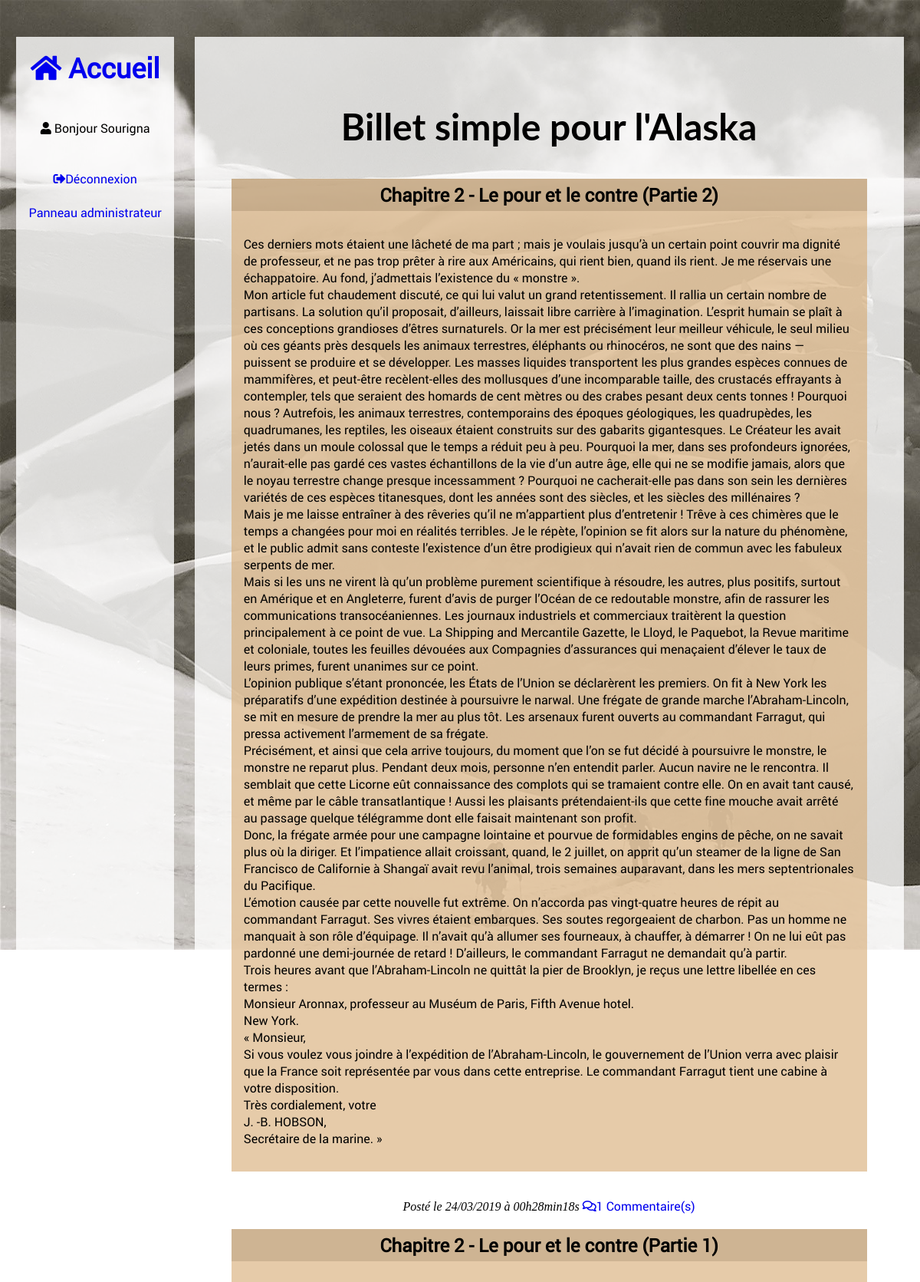
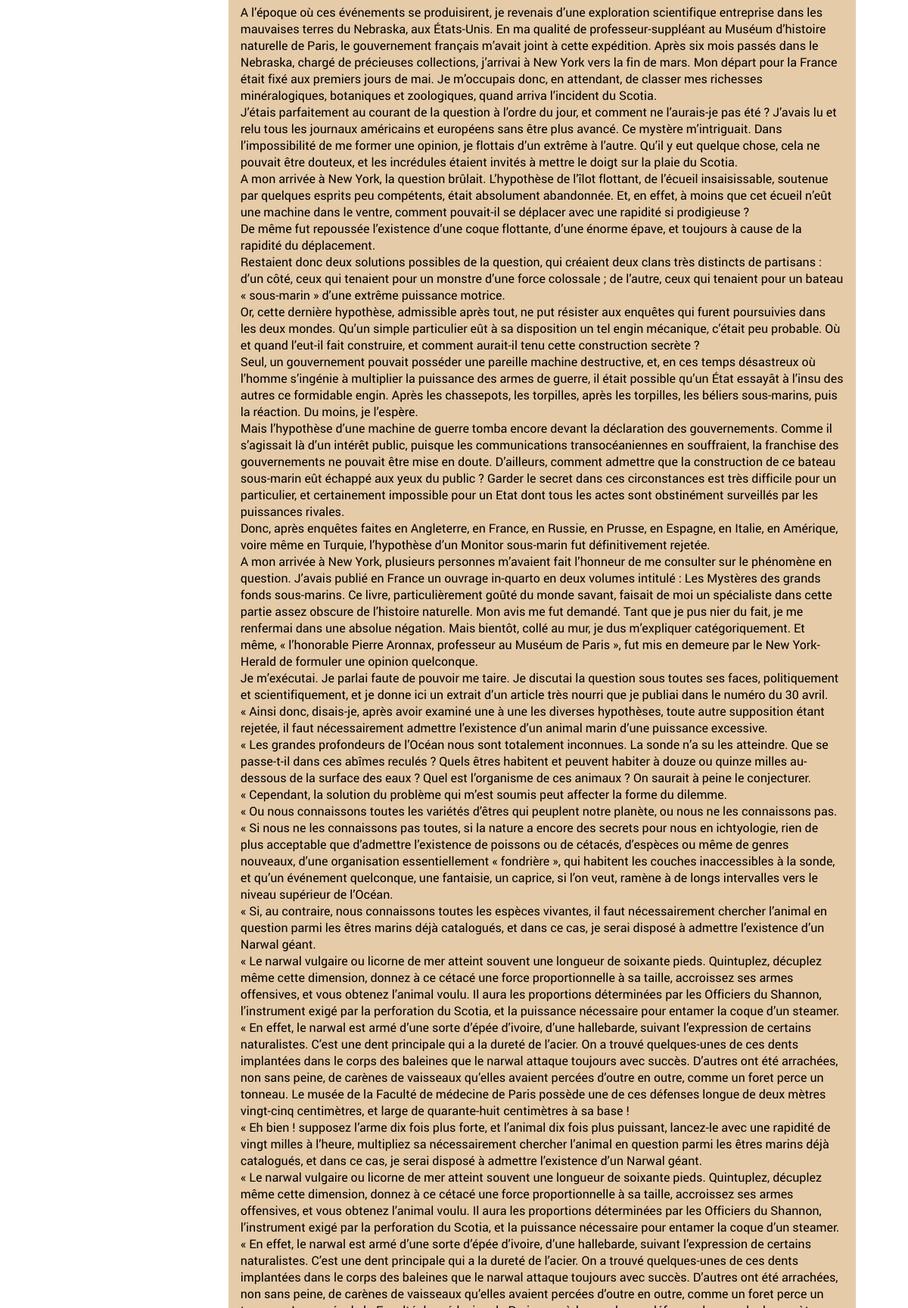
Page /index.php (signed in, upper part) on the committed database (2 pictures, top to bottom).
### tables this page shows
CREATE TABLE IF NOT EXISTS `billets` (
  `id` int(11) NOT NULL AUTO_INCREMENT,
  `title` varchar(255) NOT NULL,
  `content` text NOT NULL,
  `entry_date` datetime NOT NULL,
  PRIMARY KEY (`id`)
);

### controller/controller.php (called while the page is built, shortened)
<?php
require_once('model/PostManager.php');
function showPosts(){
	$postManager = new PostManager();
	$posts = $postManager->callPosts();
	require('view/showPostsView.php');
}

### model/PostManager.php (called while the page is built, shortened)
<?php
class PostManager extends Manager{
	function callPosts(){
	$bdd = $this->databaseConnect();
	$req = $bdd->query('SELECT billets.id,billets.title,billets.content,DATE_FORMAT(billets.entry_date, \'%d/%m/%Y à %Hh%imin%ss\') AS date_creation, COUNT(commentaires.id_billet) nombreComm
		FROM commentaires
		RIGHT JOIN billets on commentaires.id_billet=billets.id
		GROUP BY billets.id
		ORDER BY billets.id DESC');
	return $req;
	}
}

### view/showPostsView.php (the view, shortened to what this page needs)
<h1>Billet simple pour l'Alaska</h1>
<?php
while ($data = $posts->fetch()){
?>
	<div class='bloctxt'>
		<h2>
			<?= htmlspecialchars($data['title']) ?>
		</h2>
		<div class='blogEntry'>
			<?= ($data['content']) ?>
		</div>
	</div>
	<br/>
	<div class='entryDate'>
		<span class='datePost'><?= 'Posté le ' . $data['date_creation']?> </span>
		<a href='index.php?action=post&amp;id=<?= $data['id']?>'><i class="far fa-comments"></i><?= $data['nombreComm'] . ' Commentaire(s)' ?></a>
	</div>
<?php
}
?>
<?php require('template.php'); ?>

### public/css/style.css (style rules this page uses)
body { background-image:url("../images/background.jpg"); background-repeat:no-repeat; background-attachment: fixed; text-align:center; display:flex; justify-content: space-around; margin-top:3em; }
a,h2,p,label,#comment,input,#loginSection { font-family: 'robotoregular',serif; }
h1 { font-family: 'lato' ,serif; }
a { text-decoration: none; }
h2 { padding:5px; background-color:rgba(174,131,76,0.6); }
h1 { font-size:3em; }
.datePost,.info, .warning { font-style:italic; }
.blogEntry { background-color:rgba(213,169,113,0.6); }
.blogEntry p { margin-top:-20px; padding:2em 1em 2em 1em; text-align:left; }

### rows in the picture
billets: title "Chapitre 2 - Le pour et le contre (Partie 2)", content "Ces derniers mots étaient une lâcheté de ma part ; mais je voulais jusqu’à un certain point couvrir ma dignité de professeur, et ne pas trop prêter à rire aux Américains, qui rient bien, quand ils rient. Je me réservais une échappatoire. Au fond, j’admettais l’existence du « monstre ». Mon article fut chaudement discuté, ce qui lui valut un grand retentissement. Il rallia un certain nombre de partisans. La solution qu’il proposait, d’ailleurs, laissait libre carrière à l’imagination. L’esprit humain se plaît à ces conceptions grandioses d’êtres surnaturels. Or la mer est précisément leur meilleur véhicule, le seul milieu où ces géants près desquels les animaux terrestres, éléphants ou…", date_creation "24/03/2019 à 00h28min18s", nombreComm "1"
billets: title "Chapitre 2 - Le pour et le contre (Partie 1)", content "A l’époque où ces événements se produisirent, je revenais d’une exploration scientifique entreprise dans les mauvaises terres du Nebraska, aux États-Unis. En ma qualité de professeur-suppléant au Muséum d’histoire naturelle de Paris, le gouvernement français m’avait joint à cette expédition. Après six mois passés dans le Nebraska, chargé de précieuses collections, j’arrivai à New York vers la fin de mars. Mon départ pour la France était fixé aux premiers jours de mai. Je m’occupais donc, en attendant, de classer mes richesses minéralogiques, botaniques et zoologiques, quand arriva l’incident du Scotia. J’étais parfaitement au courant de la question à l’ordre du jour, et comment ne…"

### other values in the picture
$_SESSION['pseudo'] "Sourigna"
